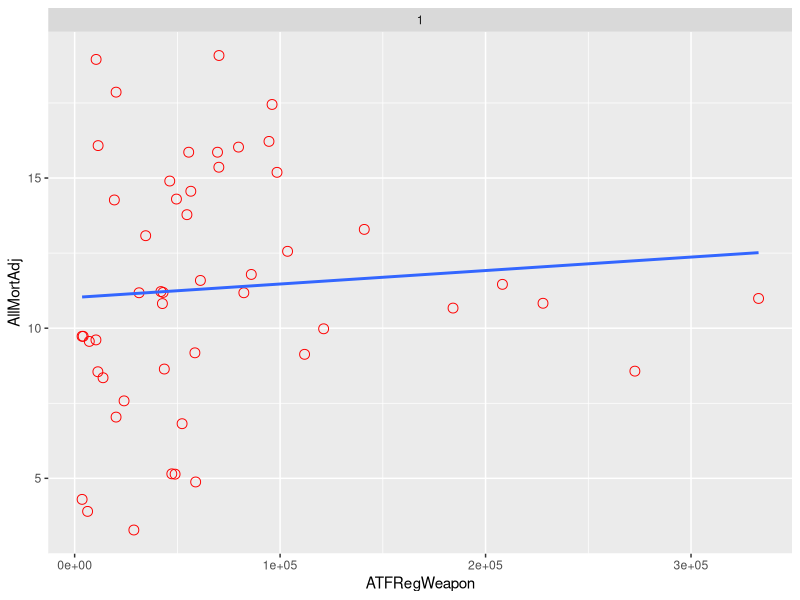
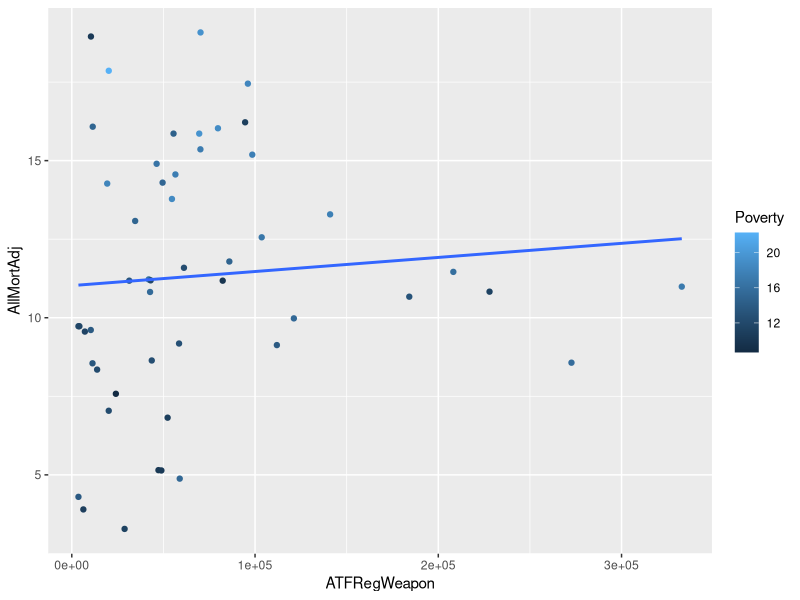

The R source for these figures, in order:
install.packages("ggplot2")
library(ggplot2)

setwd ("C:/Users/zhangr07/Desktop/Project")
dat1 <- read.csv("stLevelData.csv")

ggplot(dat1, aes(x=ATFRegWeapon, y=AllMortAdj)) +
  geom_point(size=3, shape=1, color='red')+
  geom_text(aes(label=''),hjust=0, vjust=0) +
  facet_grid(.~ 1)+
  geom_smooth(method=lm, se=FALSE, fullrange=TRUE)

# ggplot(dat1, aes(x=ATFRegWeapon, y=AllMortAdj)) +
 # geom_point(size=3, shape=1, color='red')+
 # geom_text(aes(label='State'),hjust=0, vjust=0) +
 # facet_grid(.~ 'state level data')+
 # geom_smooth(method=lm, se=FALSE, fullrange=TRUE) +
 # theme(strip.text = element_text(size=15))

 #r2 = round(summary(x)$r.squared, digits = 2)

fit <- lm(AllMortAdj ~ ATFRegWeapon + Poverty + Unemploy + PoorMH0 + PoorMH14ls + PoorMH14gt + StPoP, data=dat1)
summary(fit)

# Multiple regression model with two continuous predictor variables with or without interaction
fit3=lm(AllMortAdj~ATFRegWeapon*Poverty,data=dat1)
summary(fit3)
ggplot(dat1,aes(y=AllMortAdj,x=ATFRegWeapon,color=Poverty))+geom_point()+stat_smooth(method="lm",se=FALSE)
